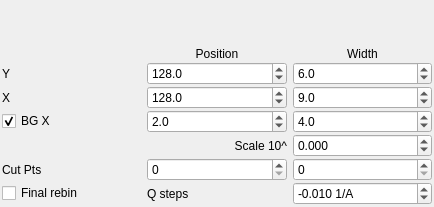
          <widget class="QWidget" name="page">
           <property name="geometry">
            <rect>
             <x>0</x>
             <y>0</y>
             <width>434</width>
             <height>207</height>
            </rect>
           </property>
           <attribute name="label">
            <string>Reflectivity Extraction (Basic)</string>
           </attribute>
           <layout class="QGridLayout" name="gridLayout_3">
            <property name="verticalSpacing">
             <number>1</number>
            </property>
            <property name="margin" stdset="0">
             <number>2</number>
            </property>
            <item row="1" column="2">
             <widget class="QDoubleSpinBox" name="refYPos">
              <property name="toolTip">
               <string>Center of region used for extraction</string>
              </property>
              <property name="decimals">
               <number>1</number>
              </property>
              <property name="maximum">
               <double>400.000000000000000</double>
              </property>
              <property name="value">
               <double>128.000000000000000</double>
              </property>
             </widget>
            </item>
            <item row="1" column="1">
             <widget class="QLabel" name="label_3">
              <property name="toolTip">
               <string>Y Pixel Window</string>
              </property>
              <property name="styleSheet">
               <string notr="true">text-align: right;</string>
              </property>
              <property name="text">
               <string>Y</string>
              </property>
             </widget>
            </item>
            <item row="0" column="3">
             <widget class="QLabel" name="label_2">
              <property name="minimumSize">
               <size>
                <width>0</width>
                <height>18</height>
               </size>
              </property>
              <property name="text">
               <string>Width</string>
              </property>
              <property name="alignment">
               <set>Qt::AlignBottom|Qt::AlignHCenter</set>
              </property>
             </widget>
            </item>
            <item row="5" column="3">
             <widget class="QSpinBox" name="rangeEnd">
              <property name="toolTip">
               <string>&lt;html&gt;&lt;head/&gt;&lt;body&gt;&lt;p&gt;Remove points from the extracted intensity on the high Q side. &lt;/p&gt;&lt;p&gt;Uses the full ToF range available in the file, so it is possible it does not have any effect for lower values.&lt;/p&gt;&lt;/body&gt;&lt;/html&gt;</string>
              </property>
              <property name="maximum">
               <number>200</number>
              </property>
              <property name="value">
               <number>0</number>
              </property>
             </widget>
            </item>
            <item row="2" column="2">
             <widget class="QDoubleSpinBox" name="refXPos">
              <property name="toolTip">
               <string>Center of region used for extraction</string>
              </property>
              <property name="decimals">
               <number>1</number>
              </property>
              <property name="maximum">
               <double>400.000000000000000</double>
              </property>
              <property name="value">
               <double>128.000000000000000</double>
              </property>
             </widget>
            </item>
            <item row="3" column="3">
             <widget class="QDoubleSpinBox" name="bgWidth">
              <property name="toolTip">
               <string>Width of region used for extraction</string>
              </property>
              <property name="decimals">
               <number>1</number>
              </property>
              <property name="maximum">
               <double>400.000000000000000</double>
              </property>
              <property name="value">
               <double>4.000000000000000</double>
              </property>
             </widget>
            </item>
            <item row="3" column="2">
             <widget class="QDoubleSpinBox" name="bgCenter">
              <property name="toolTip">
               <string>Center of region used for extraction</string>
              </property>
              <property name="decimals">
               <number>1</number>
              </property>
              <property name="maximum">
               <double>400.000000000000000</double>
              </property>
              <property name="value">
               <double>2.000000000000000</double>
              </property>
             </widget>
            </item>
            <item row="2" column="1">
             <widget class="QLabel" name="label_4">
              <property name="toolTip">
               <string>X Pixel Window</string>
              </property>
              <property name="styleSheet">
               <string notr="true">text-align: right;</string>
              </property>
              <property name="text">
               <string>X</string>
              </property>
             </widget>
            </item>
            <item row="4" column="3">
             <widget class="QDoubleSpinBox" name="refScale">
              <property name="toolTip">
               <string>Scaling factor for the reflectivity in powers of 10</string>
              </property>
              <property name="decimals">
               <number>3</number>
              </property>
              <property name="minimum">
               <double>-20.000000000000000</double>
              </property>
              <property name="maximum">
               <double>20.000000000000000</double>
              </property>
              <property name="singleStep">
               <double>0.020000000000000</double>
              </property>
              <property name="value">
               <double>0.000000000000000</double>
              </property>
             </widget>
            </item>
            <item row="5" column="2">
             <widget class="QSpinBox" name="rangeStart">
              <property name="toolTip">
               <string>&lt;html&gt;&lt;head/&gt;&lt;body&gt;&lt;p&gt;Remove points from the extracted intensity on the low Q side. &lt;/p&gt;&lt;p&gt;Uses the full ToF range available in the file, so it is possible it does not have any effect for lower values.&lt;/p&gt;&lt;/body&gt;&lt;/html&gt;</string>
              </property>
              <property name="maximum">
               <number>200</number>
              </property>
             </widget>
            </item>
            <item row="2" column="3">
             <widget class="QDoubleSpinBox" name="refXWidth">
              <property name="toolTip">
               <string>Width of region used for extraction</string>
              </property>
              <property name="decimals">
               <number>1</number>
              </property>
              <property name="minimum">
               <double>1.000000000000000</double>
              </property>
              <property name="maximum">
               <double>304.000000000000000</double>
              </property>
              <property name="value">
               <double>9.000000000000000</double>
              </property>
             </widget>
            </item>
            <item row="1" column="3">
             <widget class="QDoubleSpinBox" name="refYWidth">
              <property name="toolTip">
               <string>Width of region used for extraction</string>
              </property>
              <property name="decimals">
               <number>1</number>
              </property>
              <property name="minimum">
               <double>1.000000000000000</double>
              </property>
              <property name="maximum">
               <double>400.000000000000000</double>
              </property>
              <property name="value">
               <double>6.000000000000000</double>
              </property>
             </widget>
            </item>
            <item row="5" column="1">
             <widget class="QLabel" name="label_20">
              <property name="styleSheet">
               <string notr="true">text-align: right;</string>
              </property>
              <property name="text">
               <string>Cut Pts</string>
              </property>
             </widget>
            </item>
            <item row="0" column="2">
             <widget class="QLabel" name="label">
              <property name="minimumSize">
               <size>
                <width>0</width>
                <height>18</height>
               </size>
              </property>
              <property name="text">
               <string>Position</string>
              </property>
              <property name="alignment">
               <set>Qt::AlignBottom|Qt::AlignHCenter</set>
              </property>
             </widget>
            </item>
            <item row="4" column="2">
             <widget class="QLabel" name="label_5">
              <property name="toolTip">
               <string>Scaling factor for the reflectivity in powers of 10</string>
              </property>
              <property name="text">
               <string>Scale 10^</string>
              </property>
              <property name="alignment">
               <set>Qt::AlignRight|Qt::AlignTrailing|Qt::AlignVCenter</set>
              </property>
             </widget>
            </item>
            <item row="3" column="1">
             <widget class="QCheckBox" name="bgActive">
              <property name="styleSheet">
               <string notr="true">text-align: right;</string>
              </property>
              <property name="text">
               <string>BG X</string>
              </property>
              <property name="checked">
               <bool>true</bool>
              </property>
             </widget>
            </item>
            <item row="7" column="1">
             <widget class="QCheckBox" name="final_rebin_checkbox_run">
              <property name="toolTip">
               <string>Check for apply a final Q rebinning</string>
              </property>
              <property name="text">
               <string>Final rebin</string>
              </property>
              <property name="checked">
               <bool>false</bool>
              </property>
             </widget>
            </item>
            <item row="7" column="2">
             <widget class="QLabel" name="label_45">
              <property name="text">
               <string>Q steps</string>
              </property>
             </widget>
            </item>
            <item row="7" column="3">
             <widget class="QDoubleSpinBox" name="q_rebin_spinbox_run">
              <property name="toolTip">
               <string>Step size in Q for rebinning. Negative number produce a logarithmic binning</string>
              </property>
              <property name="suffix">
               <string> 1/A</string>
              </property>
              <property name="decimals">
               <number>3</number>
              </property>
              <property name="minimum">
               <double>-0.100000000000000</double>
              </property>
              <property name="maximum">
               <double>0.100000000000000</double>
              </property>
              <property name="singleStep">
               <double>0.001000000000000</double>
              </property>
              <property name="value">
               <double>-0.010000000000000</double>
              </property>
             </widget>
            </item>
           </layout>
          </widget>
